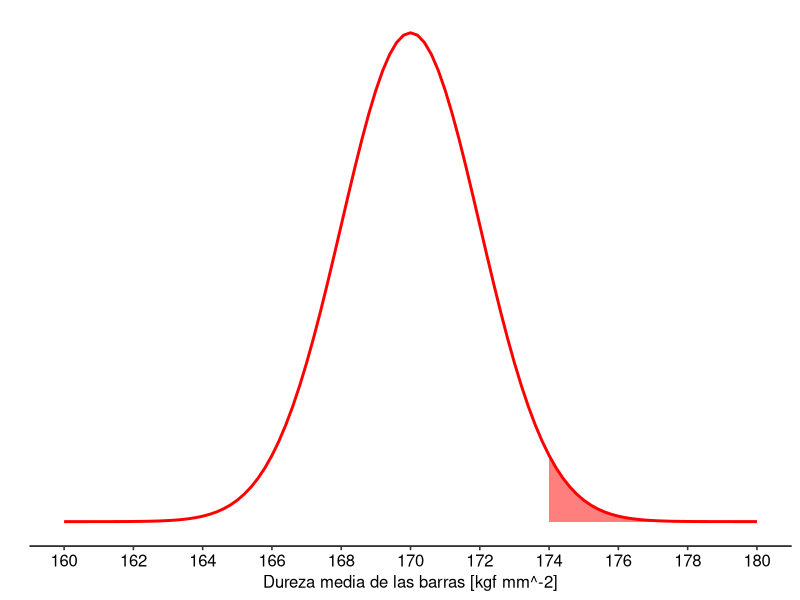
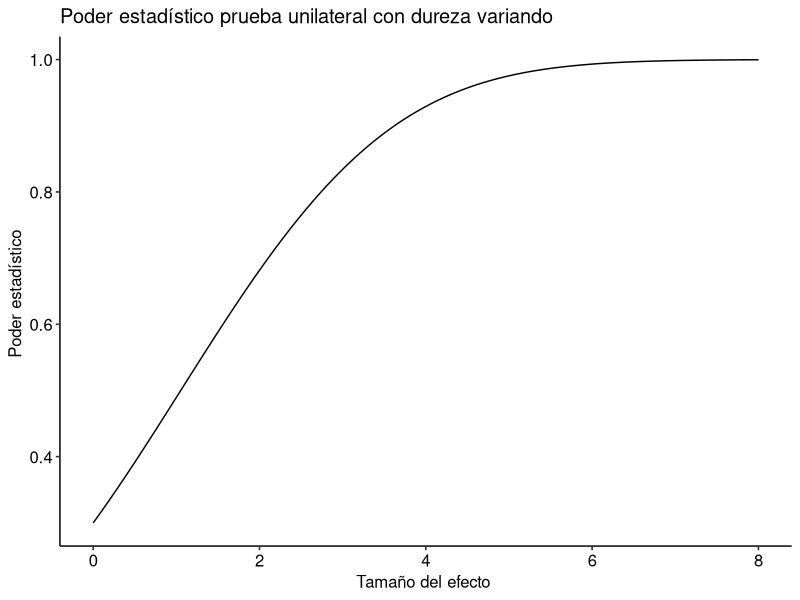

Recreate these plots in R, in order.
# EP-05 Sala 7
# Arturo Cadenas (20.468.370-0)
# Stephan Silva (20.298.778-8)
# Ivan Zuñiga (20.003.345-0)

library(ggpubr)
library(pwr)
library (tidyverse)

# Se sabe que el proceso de fabricación de barras de acero para concreto 
# reforzado producen barras con medidas de dureza que siguen una distribución
# normal con desviación estándar de 10 kilogramos de fuerza por milímetro
# cuadrado. Usando una muestra aleatoria de tamaño 25, un ingeniero quiere 
# averiguar si una línea de producción está generando barras con dureza media
# de 170 [kgf mm^-2]

# Pregunta 1

# Si el ingeniero está seguro que la verdadera dureza media no puede ser menor
# a los 170 [kgf mm^-2] y piensa rechazar la hipótesis nula cuando la muestra
# presente una media mayor a 174 [kgf mm^-2], ¿cuál es la probabilidad de que
# cometa un error de tipo 1?

# Se pretende calcular el valor de alpha pues representa la probabilidad de
# cometer el error de tipo 1.

# Fijar valores conocidos.
sigma <- 10
n <- 25
valor_nulo <- 170

# Calcular el error estándar.
SE <- sigma/sqrt(n)

# Gráficar la distribución muestral de la media de las diferencias si
# la hipótesis nula fuera verdadera.
# Se genera la secuencia.
x <- seq( 80 * SE , 90 * SE , 0.01)
# Se genera la distribución.
y <- dnorm(x , mean = valor_nulo , sd = SE )
# Se procede con el gráfico.
g <- ggplot( data = data.frame(x, y), aes(x))
g <- g + stat_function(
  fun = dnorm,
  args = list( mean = valor_nulo, sd = SE ),
  colour = "red", size = 1)
g <- g + ylab ("")
g <- g + scale_y_continuous(breaks = NULL)
g <- g + scale_x_continuous(name = "Dureza media de las barras [kgf mm^-2]",
                            breaks = seq( 80 * SE , 90 * SE , 2))
g <- g + theme_pubr()

# Colorear la región de rechazo de la hipótesis nula.
# Caso unilateral, se rechaza la parte superior sobre 174.
critico_superior <- 174
g <- g + geom_area( data = subset(g$data, x > critico_superior),
                       aes ( y = y ) ,
                       colour = "red ",
                       fill = "red",
                       alpha = 0.5)
print(g)


# Cálculo teórico de alpha, con respecto a la proporción de observaciones
# que se encuentran en la zona de rechazo, y al total de observaciones.
cantidad_rechaza <- length(subset(g$data, x > critico_superior)$x)
alpha <- cantidad_rechaza / length(x)


# Resultado:
# La probabilidad de que se cometa un error de tipo 1, si se piensa rechazar la
# hipótesis nula cuando la muestra presente una media mayor a 174 [kgf mm^-2]
# es de 0,2999%.
#-------------------------------------------------------------------------------

# Pregunta 2

# Si la verdadera dureza media de la línea de producción fuera 173 [kgf mm^-2],
# ¿cuál sería la probabilidad de que el ingeniero, que obviamente no conoce
# este dato, cometa un error de tipo 2?

# Se pretende calcular el valor de beta, pues este corresponde a la probabilidad
# de cometer error de tipo 2, calculándolo como 1 menos el poder.

# Nuevo valor conocido.
media_verdadera <- 173
# Calcular el poder de acuerdo al análisis teórico .
poder <- pnorm(174,
               mean = media_verdadera,
               sd = SE,
               lower.tail = FALSE)

beta <- 1 - poder
cat ("Beta = ", beta , "\n")

# Resultado:
# Considerando que la verdadera dureza media de la línea de producción fuera 
# 173 [kgf mm^-2], la probabilidad de que el ingeniero cometa un error de tipo 2
# es de 0,6915%.
#-------------------------------------------------------------------------------

# Pregunta 3

# Como no se conoce la verdadera dureza media, genere un gráfico del poder
# estadístico con las condiciones anteriores, pero suponiendo que las verdaderas
# durezas medias podrían variar de 170 a 178 [kgf mm^-2].

# Se genera la secuencia para variar el tamaño de 170 a 178. 
efecto <- seq(0, 8 , 0.01)

# Calcular el poder para una prueba unilateral , para cada tamaño
# del efecto , con desviación estándar igual a 10.

caso <- power.t.test( n = n ,
                       delta = efecto,
                       sd = sigma,
                       sig.level = alpha ,
                       type = "one.sample",
                       alternative = "one.sided")$power

# Se guardan los datos en un dataframe.
datos <- data.frame(efecto,caso)

# Se procede a graficar poder vs tamaño efecto.
g1 <- ggplot(datos, aes(efecto, caso))
g1 <- g1 + geom_line ()
g1 <- g1 + ylab ("Poder estadístico ")
g1 <- g1 + xlab ("Tamaño del efecto ")
g1 <- g1 + theme_pubr()
g1 <- g1 + ggtitle("Poder estadístico prueba unilateral con dureza variando")
print(g1)



#-------------------------------------------------------------------------------

# Pregunta 4

# ¿Cuántas barras deberían revisarse para conseguir un poder estadístico de 0,85
# y un nivel de significación de 0,05?

# Se pretende obtener el poder usando la función power.t.test

# Se inicializan los valores entregados
poder <- 0.85
diferencia <- media_verdadera - valor_nulo
alfa <- 0.05
desv_est <- 10

# Se calcula la cantidad de barras necesarias utilizando power.t.test
resultado <- power.t.test(n = NULL,
                          delta = diferencia,
                          sd = desv_est,
                          sig.level = alfa,
                          power = poder,
                          type = "one.sample",
                          alternative = "one.sided")
print(resultado)

# Resultado:
# Con respecto al resultado entregado por la función power.t.test, la cantidad
# de barras que se deberían revisar para conseguir un poder estadístico de 0,85
# y un nivel de significación de 0,05 es de 82 barras.
#-------------------------------------------------------------------------------

# Pregunta 5

# ¿Y si quisiera ser bien exigente y bajar la probabilidad de cometer un error
# de tipo 1 a un 1% solamente?

# De la misma forma se pretende obtener el poder usando la función power.t.test.

# Se inicializa el nuevo valor de alfa.
alfa <- 0.01
# Se calcula la cantidad de barras necesarias utilizando power.t.test
resultado2 <- power.t.test ( n = NULL ,
                            delta = diferencia ,
                            sd = desv_est ,
                            sig.level = alfa ,
                            power = poder ,
                            type = "one.sample",
                            alternative = "one.sided")
print(resultado2)

# Resultado:
# Con respecto al resultado entregado por la función power.t.test, la cantidad
# de barras que se deberían revisar para conseguir un poder estadístico de 0,85,
# siendo exigente y bajando la probabilidad de cometer un error de tipo 1 a un
# 1% (nivel de significación de 0,01), es de 129 barras.
#-------------------------------------------------------------------------------
